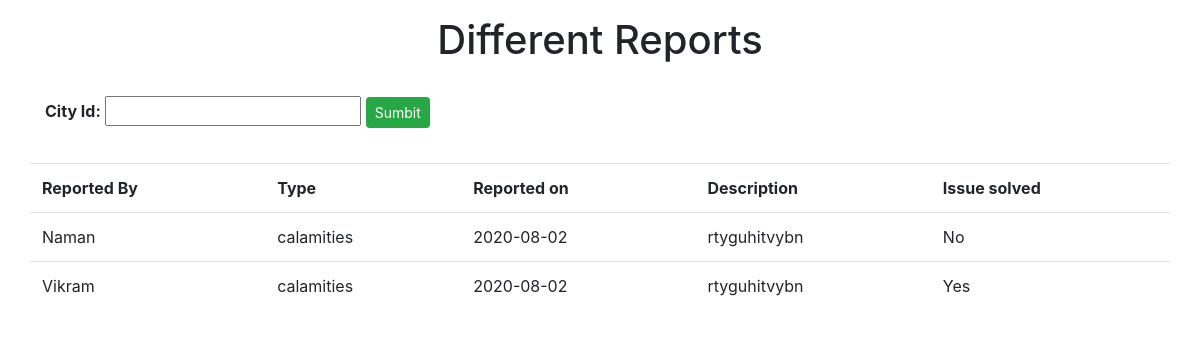
/report/viewreports.php?cityid=8, run on the app's committed database.
### tables this page shows
CREATE TABLE `report` (
  `Identity` int(11) NOT NULL,
  `Type` varchar(100) NOT NULL,
  `Date` date NOT NULL,
  `ReportedBy` varchar(200) NOT NULL,
  `ContactUs` varchar(10) NOT NULL,
  `CityId` int(11) NOT NULL,
  `Description` varchar(1000) NOT NULL,
  `Confirm` varchar(10) NOT NULL
);

### report/viewreports.php (the view, shortened to what this page needs)
<!DOCTYPE html>
<html>
<head>
	<link rel="stylesheet" href="https://stackpath.bootstrapcdn.com/bootstrap/4.5.0/css/bootstrap.min.css">
</head>
<body>
	<div class="container mt-3 mb-1">
		<div class="row d-flex justify-content-center">
			<h1 class="center">Different Reports</h1>
		</div>
	</div>
	<?php
		$conn = mysqli_connect('localhost','root','123','abc');
	?>
	<div class="container mt-4">
		<form method="post">
			<div class="row">
				<div class="col-6">
					<div class="form-group">
						<label for="cityid"><b>City Id:</b></label>
						<input list="cityids" name="cityid" id="cityid" >
						<input type="submit" name="submit" value="Sumbit" class="btn btn-sm btn-success">
					</div>
				</div>
			</div>
		</form>
	</div>
	<div class="container mt-3">
		<div class="row">
			<?php
				$q =$_GET['cityid'];
				$sql="SELECT * FROM report WHERE CityId = '".$q."'";
				$result = mysqli_query($conn,$sql);
				echo "<table class='table'>
				<tr>
				<th>Reported By</th>
				<th>Type</th>
				<th>Reported on</th>
				<th>Description</th>
				<th>Issue solved</th>
				</tr>";
				while($row = mysqli_fetch_array($result)) {
				  echo "<tr>";
				  echo "<td>" . $row['ReportedBy'] . "</td>";
				  echo "<td>" . $row['Type'] . "</td>";
				  echo "<td>" . $row['Date'] . "</td>";
				  echo "<td>" . $row['Description'] . "</td>";
				  echo "<td>" . $row['Confirm'] . "</td>";
				  echo "</tr>";
				}
				echo "</table>";
			?>
		</div>
	</div>
</body>
</html>

### data on the page
report: ReportedBy "Naman", Type "calamities", Date "2020-08-02", Description "rtyguhitvybn", Confirm "No"
report: ReportedBy "Vikram", Type "calamities", Date "2020-08-02", Description "rtyguhitvybn", Confirm "Yes"
